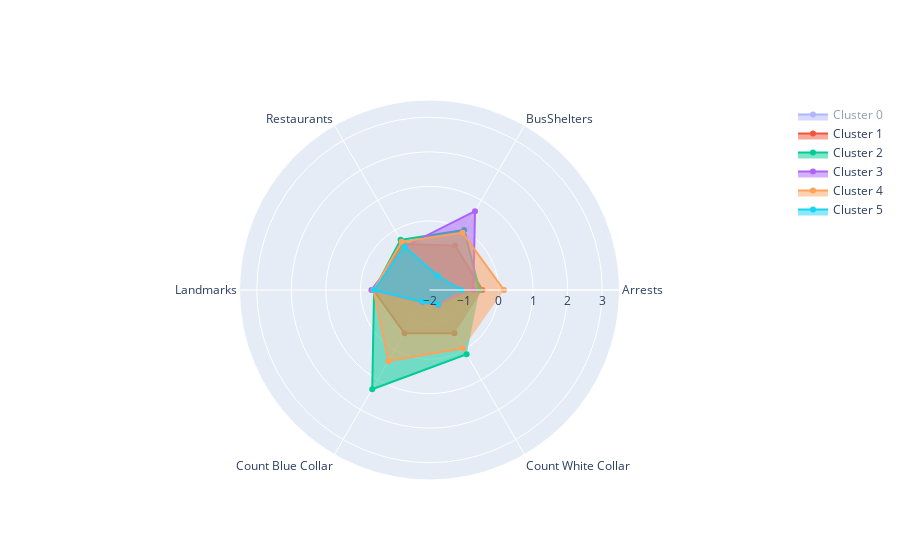

The notebook cell saved with this chart:
### Code cell
fig = go.Figure()
fig.add_trace(go.Scatterpolar(r=df[-1], theta=df['index'], fill='toself', name='Cluster 0'))
fig.add_trace(go.Scatterpolar(r=df[0], theta=df['index'], fill='toself', name='Cluster 1'))
fig.add_trace(go.Scatterpolar(r=df[1], theta=df['index'], fill='toself', name='Cluster 2'))
fig.add_trace(go.Scatterpolar(r=df[2], theta=df['index'], fill='toself', name='Cluster 3'))
fig.add_trace(go.Scatterpolar(r=df[3], theta=df['index'], fill='toself', name='Cluster 4'))
fig.add_trace(go.Scatterpolar(r=df[4], theta=df['index'], fill='toself', name='Cluster 5'))
fig.update_layout(
  polar=dict(
    radialaxis=dict(
      visible=True,
      range=[-2, 3.5]
    )),
  showlegend=True
)

fig.show()

### Figure 1 — Plotly figure (JSON) as saved in the notebook; plotly's stock layout.template omitted (floating-point values rounded to 4 significant figures)
{"data": [{"fill": "toself", "name": "Cluster 0", "r": [0.5667, 0.5671, 0.5266, 0.4457, 0.5939, 0.6626], "theta": ["Arrests", "BusShelters", "Restaurants", "Landmarks", "Count Blue Collar", "Count White Collar"], "type": "scatterpolar", "visible": "legendonly"}, {"fill": "toself", "name": "Cluster 1", "r": [-0.4653, -0.5167, -0.4607, -0.3747, -0.5508, -0.5569], "theta": ["Arrests", "BusShelters", "Restaurants", "Landmarks", "Count Blue Collar", "Count White Collar"], "type": "scatterpolar"}, {"fill": "toself", "name": "Cluster 2", "r": [-0.5546, 0.008187, -0.3239, -0.3954, 1.315, 0.1491], "theta": ["Arrests", "BusShelters", "Restaurants", "Landmarks", "Count Blue Collar", "Count White Collar"], "type": "scatterpolar", "visible": true}, {"fill": "toself", "name": "Cluster 3", "r": [-0.7296, 0.6342, -0.5517, -0.3195, -1.59, -1.486], "theta": ["Arrests", "BusShelters", "Restaurants", "Landmarks", "Count Blue Collar", "Count White Collar"], "type": "scatterpolar", "visible": true}, {"fill": "toself", "name": "Cluster 4", "r": [0.1563, -0.08572, -0.3907, -0.3779, 0.3781, -0.05319], "theta": ["Arrests", "BusShelters", "Restaurants", "Landmarks", "Count Blue Collar", "Count White Collar"], "type": "scatterpolar", "visible": true}, {"fill": "toself", "name": "Cluster 5", "r": [-1.081, -1.526, -0.5545, -0.3954, -1.61, -1.517], "theta": ["Arrests", "BusShelters", "Restaurants", "Landmarks", "Count Blue Collar", "Count White Collar"], "type": "scatterpolar", "visible": true}], "layout": {"autosize": true, "polar": {"angularaxis": {"type": "category"}, "radialaxis": {"autorange": false, "range": [-2, 3.5], "type": "linear", "visible": true}}, "showlegend": true}}
